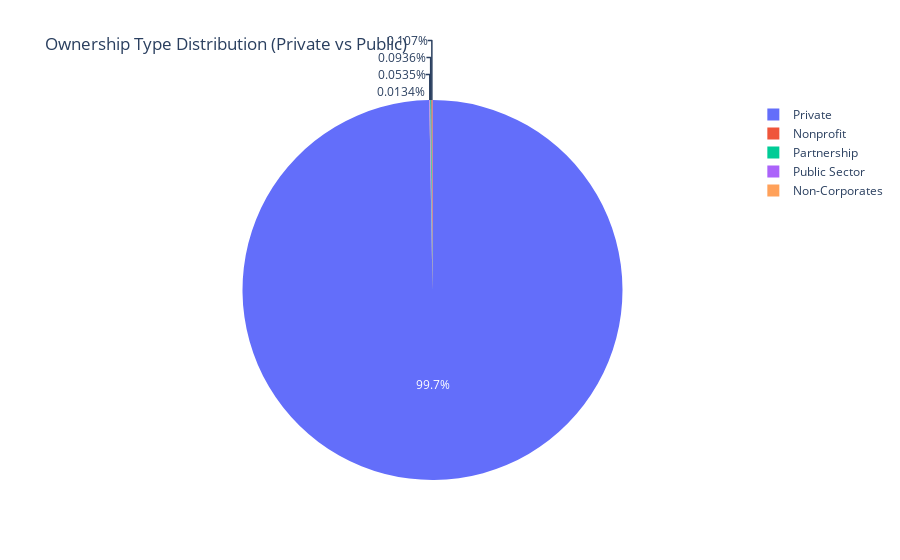

Notebook code cell kept with this figure:
### Code cell
# Ownership Type
if 'Ownership Type' in df.columns:
    df['Ownership Type'] = df['Ownership Type'].str.strip()
    ownership_dist = df['Ownership Type'].value_counts()
    
    fig = px.pie(values=ownership_dist.values, names=ownership_dist.index,
                 title='Ownership Type Distribution (Private vs Public)')
    fig.show()

### Figure 1 — Plotly figure (JSON) as saved in the notebook; plotly's stock layout.template omitted (floating-point values rounded to 4 significant figures)
{"data": [{"domain": {"x": [0, 1], "y": [0, 1]}, "hovertemplate": "label=%{label}<br>value=%{value}<extra></extra>", "labels": ["Private", "Nonprofit", "Partnership", "Public Sector", "Non-Corporates"], "legendgroup": "", "name": "", "showlegend": true, "type": "pie", "values": [7457, 8, 7, 4, 1]}], "layout": {"legend": {"tracegroupgap": 0}, "title": {"text": "Ownership Type Distribution (Private vs Public)"}}}
